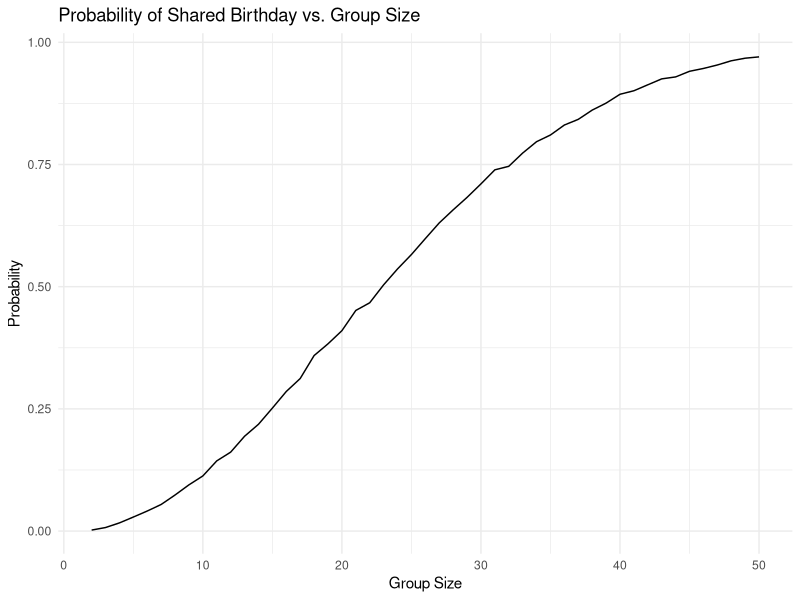

Write R code to recreate this figure.
## ---- chunk 1
library(tidyverse)

set.seed(3757)
## ---- chunk 2
# Write a function to check if there are duplicate birthdays in a group
birthday_sim = function(n) {

  bdays = sample(1:365, size = n, replace = TRUE)
  
  duplicate = length(unique(bdays)) < n

  return(duplicate)
  
}

# Check whether there are duplicate birthdays in a group of 10 people
knitr::kable(birthday_sim(10), col.name = "Return Result", 
             caption = "Group Size of 10")
## ---- chunk 3
# Run the function 10000 times for each group size between 2 and 50
sim_res = 
  expand_grid(
    n = 2:50,
    iter = 1:10000
  ) %>% 
  mutate(res = map_lgl(n, birthday_sim)) %>%
  group_by(n) %>% 
  summarize(prob = mean(res))

# Make a plot showing the probability as a function of group size
sim_res %>%
  ggplot(aes(x = n, y = prob )) + 
  geom_line() + 
  labs(
    title = "Probability of Shared Birthday vs. Group Size", 
    x = "Group Size",
    y = "Probability") +
  theme_minimal()
## ---- chunk 4
# Set parameters
n <- 30
sigma <- 5 
mu <- 0
alpha <- 0.05
iterations <- 5000

# Write a function that return t test results
simulate_t_test <- function(n, mu, sigma) {
  simulate_data <- rnorm(n, mean = mu, sd = sigma)
  
  t_test_results <- t.test(simulate_data, mu = 0) %>% 
    broom::tidy() %>% 
    select(estimate = estimate, 
           p.value = p.value)
  
  return(t_test_results)
}

# Generate 5000 datasets from the model
simulate_results_df_1 <- 
  expand_grid(
  true_mu = mu,
  iter = 1:iterations) %>%
  mutate(
    result = map(true_mu, ~ simulate_t_test(n, .x, sigma))
  ) %>%
  unnest(result)

# Create a table with head 10 simulations
knitr::kable(head(simulate_results_df_1, 10), 
             col.names = c("True Mu", "Iterations", 
                           "Estimate", "P-value"))
